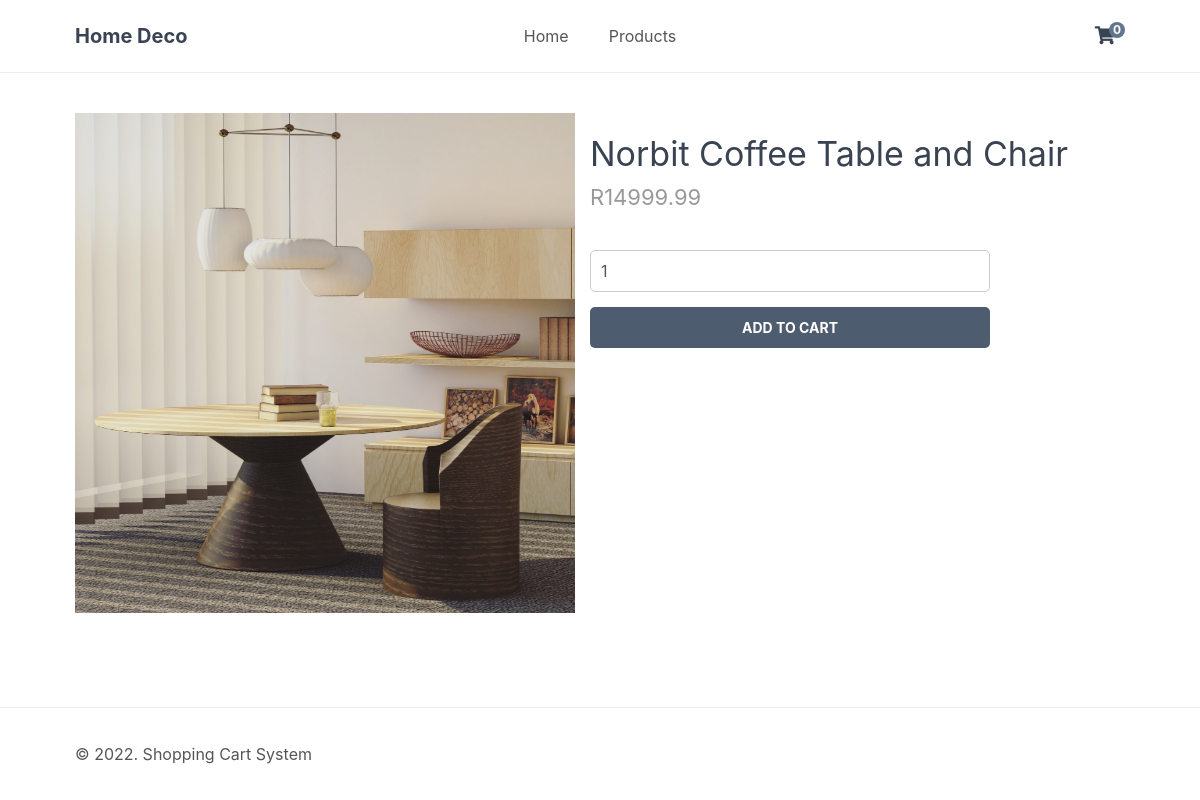
/index.php?page=product&id=12, run on the app's committed database.
### tables this page shows
CREATE TABLE `products` (
  `id` int(11) NOT NULL,
  `name` varchar(200) NOT NULL,
  `desc` text NOT NULL,
  `price` decimal(7,2) NOT NULL,
  `rrp` decimal(7,2) NOT NULL DEFAULT 0.00,
  `quantity` int(11) NOT NULL,
  `img` text NOT NULL,
  `date_added` datetime NOT NULL DEFAULT current_timestamp()
);

### index.php (called while the page is built, shortened)
<?php
include 'functions.php';
$page = isset($_GET['page']) && file_exists($_GET['page'] . '.php') ? $_GET['page'] : 'home';
include $page . '.php';

### product.php (the view, shortened to what this page needs)
<?php
if (isset($_GET['id'])) {
    $stmt = $pdo->prepare('SELECT * FROM products WHERE id = ?');
    $stmt->execute([$_GET['id']]);
    $product = $stmt->fetch(PDO::FETCH_ASSOC);
} else {
    exit('Product does not exist!');
}
?>
<?=template_header('Product')?>
<div class="product content-wrapper">
    <img src="imgs/<?=$product['img']?>" width="500" height="500" alt="<?=$product['name']?>">
    <div>
        <h1 class="name"><?=$product['name']?></h1>
        <span class="price">
            R<?=$product['price']?>
        </span>
        <form action="index.php?page=cart" method="post">
            <input type="number" name="quantity" value="1" min="1" max="<?=$product['quantity']?>" placeholder="Quantity" required>
            <input type="submit" value="Add To Cart">
        </form>
    </div>
</div>
<?=template_footer()?>

### libs/css/style.css (style rules this page uses)
* { box-sizing: border-box; font-family: -apple-system, BlinkMacSystemFont, "segoe ui", roboto, oxygen, ubuntu, cantarell, "fira sans", "droid sans", "helvetica neue", Arial, sans-serif; font-size: 16px; -webkit-font-smoothing: antialiased; -moz-osx-font-smoothing: grayscale; }
html { height: 100%; }
body { position: relative; min-height: 100%; color: #555555; background-color: #FFFFFF; margin: 0; padding-bottom: 100px; }
h1, h2, h3, h4, h5 { color: #394352; }
.content-wrapper { width: 1050px; margin: 0 auto; }
main > .product { display: flex; padding: 40px 0; }
main > .product > div { padding-left: 15px; }
main > .product h1 { font-size: 34px; font-weight: normal; margin: 0; padding: 20px 0 10px 0; }
main > .product .price { display: block; font-size: 22px; color: #999999; }
main > .product form { display: flex; flex-flow: column; margin: 40px 0; }
main > .product form input[type="number"] { width: 400px; padding: 10px; margin-bottom: 15px; border: 1px solid #ccc; color: #555555; border-radius: 5px; }
main > .product form input[type="submit"] { background: #4e5c70; border: 0; color: #FFFFFF; width: 400px; padding: 12px 0; text-transform: uppercase; font-size: 14px; font-weight: bold; border-radius: 5px; cursor: pointer; }

### data on the page
products: img (picture), name "Norbit Coffee Table and Chair", price "14999.99"

### other printed values
$num_items_in_cart "0"
